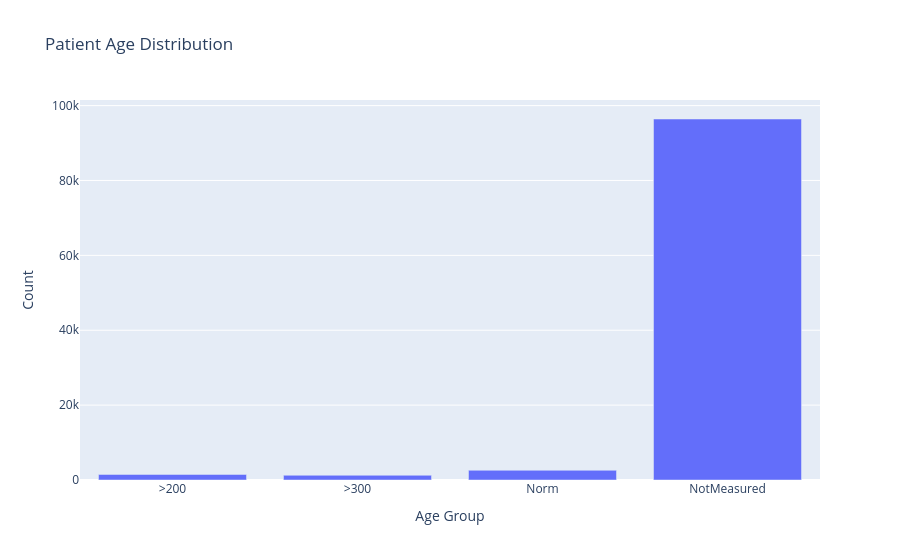

Write notebook code for a chart like this one.
### Code cell
fig = px.bar(df["max_glu_serum"].value_counts().reset_index().sort_values(by="max_glu_serum"), x="max_glu_serum", y="count", title="max_glu_serum Distribution")
fig.update_layout(xaxis_title="max_glu_serum",
                  yaxis_title="Count")
fig.show()

### Figure 1 — Plotly figure (JSON) as saved in the notebook; plotly's stock layout.template omitted (floating-point values rounded to 4 significant figures)
{"data": [{"alignmentgroup": "True", "hovertemplate": "max_glu_serum=%{x}<br>count=%{y}<extra></extra>", "legendgroup": "", "marker": {"color": "#636efa", "pattern": {"shape": ""}}, "name": "", "offsetgroup": "", "orientation": "v", "showlegend": false, "textposition": "auto", "type": "bar", "x": [">200", ">300", "Norm", "NotMeasured"], "xaxis": "x", "y": [1485, 1264, 2597, 96420], "yaxis": "y"}], "layout": {"autosize": true, "barmode": "relative", "legend": {"tracegroupgap": 0}, "title": {"text": "Patient Age Distribution"}, "xaxis": {"anchor": "y", "autorange": true, "domain": [0, 1], "range": [-0.5, 3.5], "title": {"text": "Age Group"}, "type": "category"}, "yaxis": {"anchor": "x", "autorange": true, "domain": [0, 1], "range": [0, 101500.0], "title": {"text": "Count"}, "type": "linear"}}}
